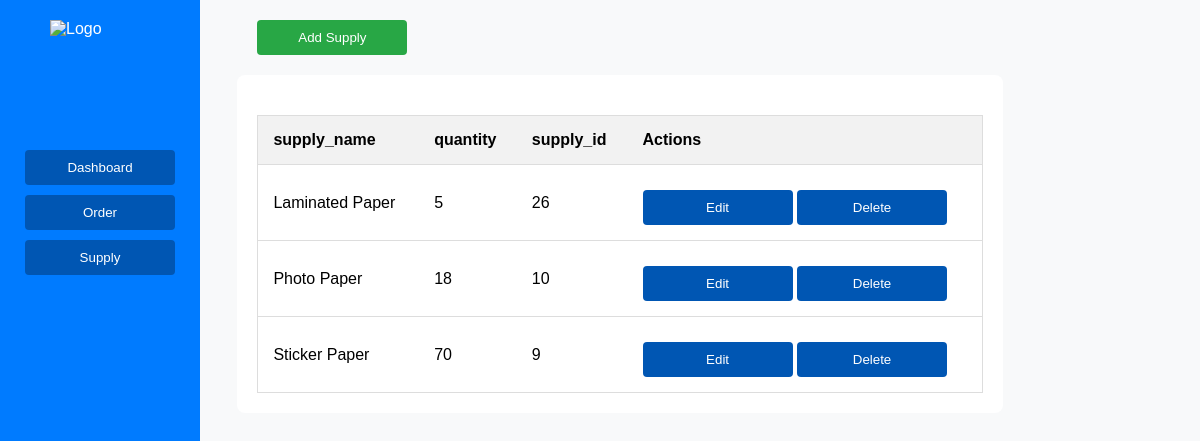
Page /table_supply.php on the committed database.
### tables this page shows
CREATE TABLE `supplies` (
  `supply_id` int(11) NOT NULL,
  `supply_name` varchar(50) NOT NULL,
  `quantity` int(11) NOT NULL,
  `purchase_date` date DEFAULT NULL
);

### sql_fetch_supply.php (called while the page is built, shortened)
<?php
$host = "localhost";
$username = "root";
$password = "";
$database = "orders_management";
$conn = new mysqli($host, $username, $password, $database);
$sql = "SELECT supply_name, quantity, supply_id FROM supplies ORDER BY supply_name;";
$result = $conn->query($sql);
if ($result->num_rows > 0) {
    $data = array();
    while ($row = $result->fetch_assoc()) {
        $data[] = $row;
    }
} else {
    echo "No records found";
}
?>

### table_supply.php (the view, shortened to what this page needs)
<!DOCTYPE html>
<html lang="en">
<head>
    <?php include 'sql_fetch_supply.php'; ?>
</head>
<body>
    <div class="sidebar">
        <img src="logo.jpg" alt="Logo" class="logo">
        <button onclick="location.href='home.php'">Dashboard</button>
        <button onclick="location.href='table_order.php'">Order</button>
        <button onclick="location.href='table_supply.php'">Supply</button>
    </div>
    <?php if (!empty($data)): ?>
        <div class="container">
            <button onclick="location.href='supply.php'" class="add-button">Add Supply</button>
            <div class="form-container">
                <table>
                    <thead>
                        <tr>
                            <?php foreach ($data[0] as $key => $value) : ?>
                                <th><?= $key ?></th>
                            <?php endforeach; ?>
                            <th>Actions</th>
                        </tr>
                    </thead>
                    <tbody>
                        <?php foreach ($data as $row) : $supplyId = $row['supply_id']; ?>
                            <tr>
                                <?php foreach ($row as $key => $value) : ?>
                                    <td><?= $value ?></td>
                                <?php endforeach; ?>
                                <td>
                                    <button onclick="editRow(<?= $supplyId ?>, '<?= $row['supply_name'] ?>', <?= $row['quantity'] ?>)">Edit</button>
                                    <button onclick="confirmDelete(<?= $supplyId ?>)">Delete</button>
                                </td>
                            </tr>
                        <?php endforeach; ?>
                    </tbody>
                </table>
            </div>
        </div>
    <?php endif; ?>
</body>
</html>

### table_supply.php (style rules this page uses)
body { background-color: #f8f9fa; font-family: Arial, sans-serif; margin: 0; padding: 0; display: flex; flex-direction: column; align-items: center; height: 100vh; }
.sidebar { height: 100%; width: 200px; position: fixed; z-index: 1; top: 0; left: 0; background-color: #007bff; padding-top: 20px; color: white; display: flex; flex-direction: column; align-items: center; }
.logo { width: 100px; height: 100px; margin-bottom: 20px; }
button { background-color: #0056b3; color: white; padding: 10px; border: none; border-radius: 4px; cursor: pointer; margin-top: 10px; width: 150px; }
.container { margin-left: 220px; margin-right: 220px; }
.add-button { background-color: #28a745; color: #fff; padding: 10px; border: none; border-radius: 4px; cursor: pointer; margin-top: 20px; margin-left: 20px; }
.form-container { margin-top: 20px; background-color: #fff; padding: 20px; border-radius: 8px; width: 100%; }
table { width: 100%; border: 1px solid #ddd; border-collapse: collapse; margin-top: 20px; }
th, td { padding: 15px; text-align: left; border-bottom: 1px solid #ddd; }
th { background-color: #f2f2f2; }
button { cursor: pointer; }

### rows in the picture
supplies: supply_name "Laminated Paper", quantity "5", supply_id "26"
supplies: supply_name "Photo Paper", quantity "18", supply_id "10"
supplies: supply_name "Sticker Paper", quantity "70", supply_id "9"

### other values in the picture
$key "supply_name"
$key "quantity"
$key "supply_id"
